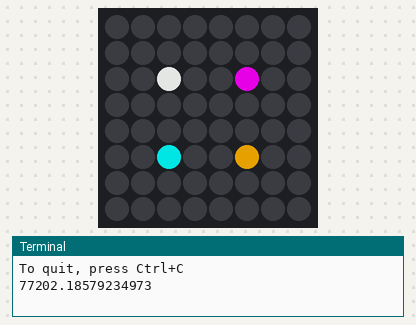
Simulated run of this program. Board: Raspberry Pi (BCM pin numbers) with a Sense HAT, started with the argument tng. Shown: the Sense HAT's 8×8 RGB LED matrix, the last lines printed to the terminal. Dim RGB values are drawn brighter than linear; the clock reads 2024-03-15 10:24:30 at power-on unless the program sets it; random numbers come from a fixed seed; the 64×8 strip is a reading aid, not a part: it shows the text the matrix is scrolling, unrolled, one strip-width of it at a time.

Above: at 0.07 s.
At 10.88 s:
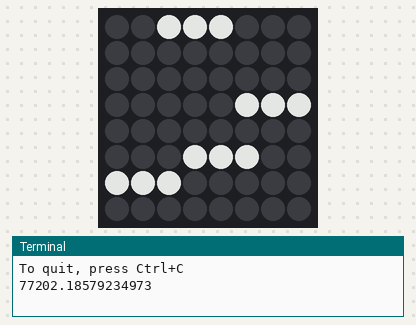
At 11.49 s:
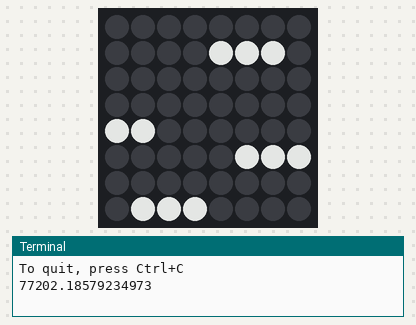
At 12.09 s:
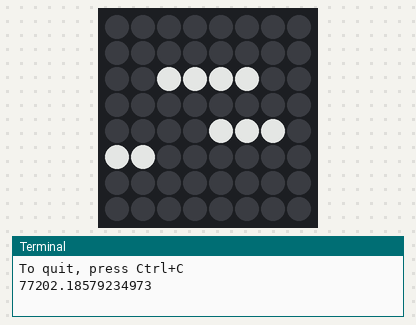
At 13.6 s:
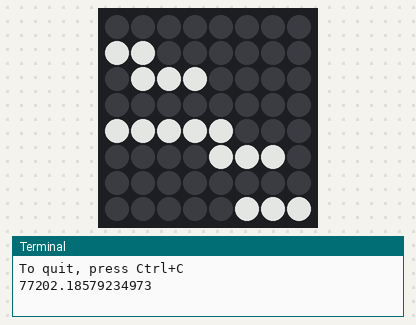
At 33.0 s:
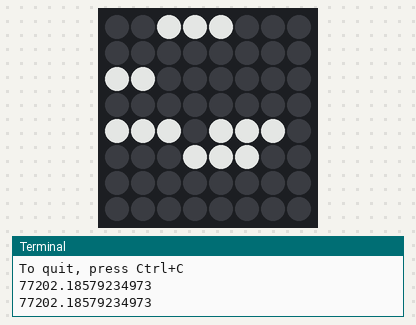

The program:

stardates.py
```python
#!/usr/bin/env python3
# ========================================================================
# stardates.py
#
# Description: Convert from common date to Stardate.
#
# https://www.wikihow.com/Calculate-Stardates
#
# Author: Jim Ing
# Date: 2024-08-21
# ========================================================================

import random
import sys
import time
from datetime import datetime
from config import sense
from packages.warp_effects import WarpEffects
from packages.color_names import HTML_COLORS

def is_leap_year(year):
    """Check if a given year is a leap year."""
    return year % 4 == 0 and (year % 100 != 0 or year % 400 == 0)

def calculate_stardate(year, month, day, base_system):
    """Calculate the stardate based on the given year, month, day, and system."""
    if base_system == "tng":
        b = 2005     # base date for TNG
        c = 58000.00 # stardate year for TNG
    elif base_system == "tos":
        b = 2323     # base date for TOS
        c = 00000.00 # stardate year for TOS
    else:
        raise ValueError("Invalid base system. Use 'tng' or 'tos'.")

    m_values = [0, 31, 59, 90, 120, 151, 181, 212, 243, 273, 304, 334] # month start days
    n = 366 if is_leap_year(year) else 365
    m = m_values[month - 1]
    if is_leap_year(year) and month > 2:
        m += 1

    stardate = c + (1000 * (year - b)) + ((1000 / n) * (m + day - 1))
    return stardate

def display_stardate(stardate):
    """Display the stardate on the Sense HAT with a slower scroll speed."""
    sense.show_message(f"Stardate: {stardate:.2f}", scroll_speed=0.08, text_colour=[255, 255, 255])

def main():
    base_system = "tng" # Default to TNG system
    if len(sys.argv) == 2:
        base_system = sys.argv[1].lower()

    warp_effect = WarpEffects(sense, speed=1, colors={
        'tl': HTML_COLORS.get('white'),
        'tr': HTML_COLORS.get('magenta'),
        'bl': HTML_COLORS.get('cyan'),
        'br': HTML_COLORS.get('orange')
    })

    print ("To quit, press Ctrl+C")

    try:
        while True:
            today = datetime.today()
            year = today.year
            month = today.month
            day = today.day
            stardate = calculate_stardate(year, month, day, base_system)
            print(stardate)

            warp_effect.fpv()
            display_stardate(stardate) # Display the updated stardate
            warp_effect.tpv()

            time.sleep(5)

    except KeyboardInterrupt:
        sense.clear()

if __name__ == "__main__":
    main()
```

config.py
```python
#!/usr/bin/env python3
# ========================================================================
# config.py
#
# Description: Global configuration.
#
# Author: Jim Ing
# Date: 2024-08-29
# ========================================================================

from sense_hat import SenseHat
#from sense_hat import SenseHat, ACTION_PRESSED, ACTION_HELD, ACTION_RELEASED

sense = SenseHat()

sense.rotation = 0
sense.low_light = True
```

warp_effects.py
```python
# ========================================================================
# packages/warp.py
#
# Description: WarpEffects class.
#
# Author: Jim Ing
# Date: 2024-08-23
# ========================================================================

import random
import time
from packages.color_names import HTML_COLORS

class WarpEffects:
    def __init__(self, sense, speed=1, colors=None):
        self.sense = sense
        self.speed = speed
        self.delay = 1.0 / (speed * 10)
        self.colors = colors or {
            'tl': HTML_COLORS.get('red'),
            'tr': HTML_COLORS.get('green'),
            'bl': HTML_COLORS.get('blue'),
            'br': HTML_COLORS.get('yellow')
        }
        self.directions = {
            'tl': (-1, -1),
            'tr': (1, -1),
            'bl': (-1, 1),
            'br': (1, 1)
        }
        self.centers = {
            'tl': (3, 3),
            'tr': (4, 3),
            'bl': (3, 4),
            'br': (4, 4)
        }

        # tpv
        self.max_length = 3 # Maximum length of star tails
        self.base_delay = 0.2 # Initial delay for the warp effect

    def move_positions(self, positions, directions, step):
        """Calculate the new positions of the pixels."""
        return [
            (x + dx * step, y + dy * step)
            for (x, y), (dx, dy) in zip(positions, directions)
        ]

    def show_trails(self, steps):
        """Display the moving star trails."""
        for i in range(steps):
            positions = self.move_positions(
                self.centers.values(),
                self.directions.values(),
                i + 1
            )
            for pos, color in zip(positions, self.colors.values()):
                self.sense.set_pixel(pos[0], pos[1], color)
            time.sleep(self.delay)

    def clear_trails(self, steps):
        """Clear the star trails."""
        for i in range(steps):
            positions = self.move_positions(
                self.centers.values(),
                self.directions.values(),
                i + 1
            )
            for pos in positions:
                self.sense.set_pixel(pos[0], pos[1], (0, 0, 0))
            time.sleep(self.delay)

    def fpv(self):
        """Run the warp effect in first person view."""
        self.sense.clear()
        self.show_trails(steps=3)
        self.clear_trails(steps=3)

    def tpv(self, duration=5):
        """Run the warp effect in third person view with growing tails."""
        white = (255, 255, 255)
        black = (0, 0, 0)

        start_time = time.time()
        delay = self.base_delay
        stars = [] # List to keep track of stars and their positions

        while time.time() - start_time < duration:
            self.sense.clear()

            # Create new stars at random positions on the left side
            if random.random() < 0.5: # 50% chance to create a star in each row
                row = random.randint(0, 7)
                stars.append({'row': row, 'col': 0, 'tail': 1}) # Start with tail length of 1

            # Move stars and update their tails
            new_stars = []
            for star in stars:
                if star['col'] < 7: # Move the star only if it's still on the matrix
                    # Clear the tail
                    for i in range(star['tail']):
                        if star['col'] - i >= 0:
                            self.sense.set_pixel(star['col'] - i, star['row'], black)

                    # Move the star
                    star['col'] += 1
                    if star['tail'] < self.max_length:
                        star['tail'] += 1 # Increase tail length as the star moves

                    # Draw the star and its tail
                    for i in range(star['tail']):
                        if star['col'] - i >= 0:
                            self.sense.set_pixel(star['col'] - i, star['row'], white)

                    new_stars.append(star)

            stars = new_stars

            time.sleep(delay)
            delay = max(0.01, delay * 0.9) # Gradually decrease the delay to speed up

        self.sense.clear()
```

color_names.py
```python
# ========================================================================
# packages/color_names.py
#
# Description: List of 140 HTML color names (defined by the CSS Color
#              Module Level 4 specification) with their RGB values.
#
# https://www.w3.org/TR/css-color-4/#named-colors
#
# Author: Jim Ing
# Date: 2024-08-23
# ========================================================================

HTML_COLORS = {
    "aliceblue": (240, 248, 255),
    "antiquewhite": (250, 235, 215),
    "aqua": (0, 255, 255),
    "aquamarine": (127, 255, 212),
    "azure": (240, 255, 255),
    "beige": (245, 245, 220),
    "bisque": (255, 228, 196),
    "black": (0, 0, 0),
    "blanchedalmond": (255, 235, 205),
    "blue": (0, 0, 255),
    "blueviolet": (138, 43, 226),
    "brown": (165, 42, 42),
    "burlywood": (222, 184, 135),
    "cadetblue": (95, 158, 160),
    "chartreuse": (127, 255, 0),
    "chocolate": (210, 105, 30),
    "coral": (255, 127, 80),
    "cornflowerblue": (100, 149, 237),
    "cornsilk": (255, 248, 220),
    "crimson": (220, 20, 60),
    "cyan": (0, 255, 255),
    "darkblue": (0, 0, 139),
    "darkcyan": (0, 139, 139),
    "darkgoldenrod": (184, 134, 11),
    "darkgray": (169, 169, 169),
    "darkgreen": (0, 100, 0),
    "darkkhaki": (189, 183, 107),
    "darkmagenta": (139, 0, 139),
    "darkolivegreen": (85, 107, 47),
    "darkorange": (255, 140, 0),
    "darkorchid": (153, 50, 204),
    "darkred": (139, 0, 0),
    "darksalmon": (233, 150, 122),
    "darkseagreen": (143, 188, 143),
    "darkslateblue": (72, 61, 139),
    "darkslategray": (47, 79, 79),
    "darkturquoise": (0, 206, 209),
    "darkviolet": (148, 0, 211),
    "deeppink": (255, 20, 147),
    "deepskyblue": (0, 191, 255),
    "dimgray": (105, 105, 105),
    "dodgerblue": (30, 144, 255),
    "firebrick": (178, 34, 34),
    "floralwhite": (255, 250, 240),
    "forestgreen": (34, 139, 34),
    "fuchsia": (255, 0, 255),
    "gainsboro": (220, 220, 220),
    "ghostwhite": (248, 248, 255),
    "gold": (255, 215, 0),
    "goldenrod": (218, 165, 32),
    "gray": (128, 128, 128),
    "green": (0, 128, 0),
    "greenyellow": (173, 255, 47),
    "honeydew": (240, 255, 240),
    "hotpink": (255, 105, 180),
    "indianred": (205, 92, 92),
    "indigo": (75, 0, 130),
    "ivory": (255, 255, 240),
    "khaki": (240, 230, 140),
    "lavender": (230, 230, 250),
    "lavenderblush": (255, 240, 245),
    "lawngreen": (124, 252, 0),
    "lemonchiffon": (255, 250, 205),
    "lightblue": (173, 216, 230),
    "lightcoral": (240, 128, 128),
    "lightcyan": (224, 255, 255),
    "lightgoldenrodyellow": (250, 250, 210),
    "lightgray": (211, 211, 211),
    "lightgreen": (144, 238, 144),
    "lightpink": (255, 182, 193),
    "lightsalmon": (255, 160, 122),
    "lightseagreen": (32, 178, 170),
    "lightskyblue": (135, 206, 250),
    "lightslategray": (119, 136, 153),
    "lightsteelblue": (176, 196, 222),
    "lightyellow": (255, 255, 224),
    "lime": (0, 255, 0),
    "limegreen": (50, 205, 50),
    "linen": (250, 240, 230),
    "magenta": (255, 0, 255),
    "maroon": (128, 0, 0),
    "mediumaquamarine": (102, 205, 170),
    "mediumblue": (0, 0, 205),
    "mediumorchid": (186, 85, 211),
    "mediumpurple": (147, 112, 219),
    "mediumseagreen": (60, 179, 113),
    "mediumslateblue": (123, 104, 238),
    "mediumspringgreen": (0, 250, 154),
    "mediumturquoise": (72, 209, 204),
    "mediumvioletred": (199, 21, 133),
    "midnightblue": (25, 25, 112),
    "mintcream": (245, 255, 250),
    "mistyrose": (255, 228, 225),
    "moccasin": (255, 228, 181),
    "navajowhite": (255, 222, 173),
    "navy": (0, 0, 128),
    "oldlace": (253, 245, 230),
    "olive": (128, 128, 0),
    "olivedrab": (107, 142, 35),
    "orange": (255, 165, 0),
    "orangered": (255, 69, 0),
    "orchid": (218, 112, 214),
    "palegoldenrod": (238, 232, 170),
    "palegreen": (152, 251, 152),
    "paleturquoise": (175, 238, 238),
    "palevioletred": (219, 112, 147),
    "papayawhip": (255, 239, 213),
    "peachpuff": (255, 218, 185),
    "peru": (205, 133, 63),
    "pink": (255, 192, 203),
    "plum": (221, 160, 221),
    "powderblue": (176, 224, 230),
    "purple": (128, 0, 128),
    "rebeccapurple": (102, 51, 153),
    "red": (255, 0, 0),
    "rosybrown": (188, 143, 143),
    "royalblue": (65, 105, 225),
    "saddlebrown": (139, 69, 19),
    "salmon": (250, 128, 114),
    "sandybrown": (244, 164, 96),
    "seagreen": (46, 139, 87),
    "seashell": (255, 245, 238),
    "sienna": (160, 82, 45),
    "silver": (192, 192, 192),
    "skyblue": (135, 206, 235),
    "slateblue": (106, 90, 205),
    "slategray": (112, 128, 144),
    "snow": (255, 250, 250),
    "springgreen": (0, 255, 127),
    "steelblue": (70, 130, 180),
    "tan": (210, 180, 140),
    "teal": (0, 128, 128),
    "thistle": (216, 191, 216),
    "tomato": (255, 99, 71),
    "turquoise": (64, 224, 208),
    "violet": (238, 130, 238),
    "wheat": (245, 222, 179),
    "white": (255, 255, 255),
    "whitesmoke": (245, 245, 245),
    "yellow": (255, 255, 0),
    "yellowgreen": (154, 205, 50)
}
```
